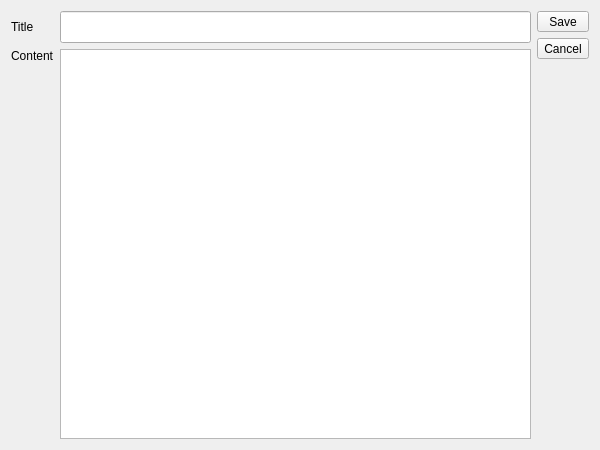
<?xml version="1.0" encoding="UTF-8"?>
<ui version="4.0">
 <class>ConfigEditor</class>
 <widget class="QDialog" name="ConfigEditor">
  <property name="geometry">
   <rect>
    <x>0</x>
    <y>0</y>
    <width>600</width>
    <height>450</height>
   </rect>
  </property>
  <property name="maximumSize">
   <size>
    <width>720</width>
    <height>720</height>
   </size>
  </property>
  <property name="windowTitle">
   <string>Edit config - qsing-box</string>
  </property>
  <layout class="QHBoxLayout" name="horizontalLayout">
   <item>
    <layout class="QGridLayout" name="gridLayout">
     <item row="0" column="1">
      <widget class="QLineEdit" name="titleEdit">
       <property name="minimumSize">
        <size>
         <width>0</width>
         <height>32</height>
        </size>
       </property>
      </widget>
     </item>
     <item row="0" column="0">
      <widget class="QLabel" name="titleLabel">
       <property name="text">
        <string>Title</string>
       </property>
       <property name="alignment">
        <set>Qt::AlignLeading|Qt::AlignLeft|Qt::AlignVCenter</set>
       </property>
      </widget>
     </item>
     <item row="1" column="1">
      <widget class="QPlainTextEdit" name="contentEdit"/>
     </item>
     <item row="1" column="0">
      <widget class="QLabel" name="contentLabel">
       <property name="maximumSize">
        <size>
         <width>720</width>
         <height>720</height>
        </size>
       </property>
       <property name="text">
        <string>Content</string>
       </property>
       <property name="alignment">
        <set>Qt::AlignLeading|Qt::AlignLeft|Qt::AlignTop</set>
       </property>
      </widget>
     </item>
    </layout>
   </item>
   <item>
    <layout class="QVBoxLayout" name="verticalLayout">
     <item>
      <widget class="QToolButton" name="saveButton">
       <property name="sizePolicy">
        <sizepolicy hsizetype="Preferred" vsizetype="Fixed">
         <horstretch>0</horstretch>
         <verstretch>0</verstretch>
        </sizepolicy>
       </property>
       <property name="text">
        <string>Save</string>
       </property>
       <property name="icon">
        <iconset>
         <normaloff>:/images/save.png</normaloff>:/images/save.png</iconset>
       </property>
       <property name="iconSize">
        <size>
         <width>16</width>
         <height>16</height>
        </size>
       </property>
       <property name="toolButtonStyle">
        <enum>Qt::ToolButtonTextUnderIcon</enum>
       </property>
      </widget>
     </item>
     <item>
      <widget class="QToolButton" name="cancelButton">
       <property name="text">
        <string>Cancel</string>
       </property>
       <property name="icon">
        <iconset>
         <normaloff>:/images/delete.png</normaloff>:/images/delete.png</iconset>
       </property>
       <property name="iconSize">
        <size>
         <width>16</width>
         <height>16</height>
        </size>
       </property>
       <property name="toolButtonStyle">
        <enum>Qt::ToolButtonTextUnderIcon</enum>
       </property>
      </widget>
     </item>
     <item>
      <spacer name="verticalSpacer">
       <property name="orientation">
        <enum>Qt::Vertical</enum>
       </property>
       <property name="sizeHint" stdset="0">
        <size>
         <width>20</width>
         <height>40</height>
        </size>
       </property>
      </spacer>
     </item>
    </layout>
   </item>
  </layout>
 </widget>
 <resources/>
 <connections/>
</ui>
